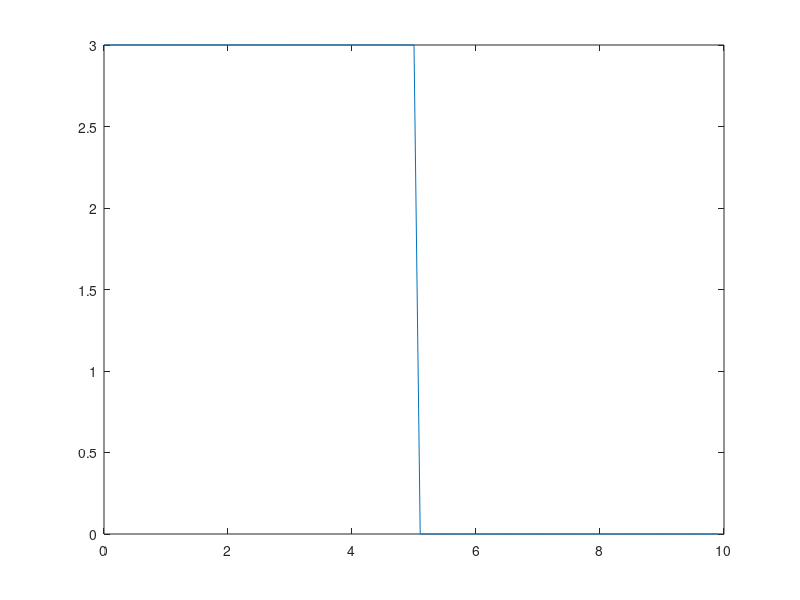

Here is the MATLAB script that generated this plot:


close all
clear
clc

                                % simple step function
u = @(t)  3*(t<5);


time_tot = 10;
delta_t= 0.1;

t= 0;
num_steps= time_tot/delta_t;

data= zeros(num_steps, 2);

for i= 1:num_steps
  x= u(t);
  data(i,:)= [ x , t];
  t= t + delta_t;
end

figure
plot( data(:,2), data(:,1));

                                %sinusoidal input
                                %u = @(t) 2000*sin(10*t);

                                %constant input
                                %u = @(t) -6;


                                %incremental quadratic input
                                %u= @(t) 3*t.^2;

                                %logaritmic input
                                %u= @(t)  7*log(t); BUGGED



                                %step input
                                %u = @(t)  8*(t<2);

